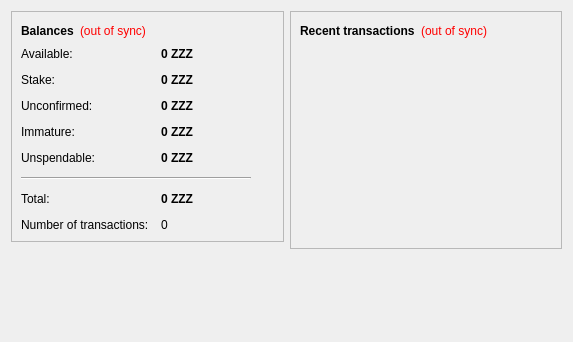
<?xml version="1.0" encoding="UTF-8"?>
<ui version="4.0">
 <class>OverviewPage</class>
 <widget class="QWidget" name="OverviewPage">
  <property name="geometry">
   <rect>
    <x>0</x>
    <y>0</y>
    <width>573</width>
    <height>342</height>
   </rect>
  </property>
  <property name="windowTitle">
   <string>Form</string>
  </property>
  <layout class="QHBoxLayout" name="horizontalLayout" stretch="1,1">
   <item>
    <layout class="QVBoxLayout" name="verticalLayout_2">
     <item>
      <widget class="QFrame" name="frame">
       <property name="frameShape">
        <enum>QFrame::StyledPanel</enum>
       </property>
       <property name="frameShadow">
        <enum>QFrame::Raised</enum>
       </property>
       <layout class="QVBoxLayout" name="verticalLayout_4">
        <item>
         <layout class="QHBoxLayout" name="horizontalLayout_4">
          <item>
           <widget class="QLabel" name="label_5">
            <property name="font">
             <font>
              <weight>75</weight>
              <bold>true</bold>
             </font>
            </property>
            <property name="text">
             <string>Balances</string>
            </property>
           </widget>
          </item>
          <item>
           <widget class="QLabel" name="labelWalletStatus">
            <property name="toolTip">
             <string>The displayed information may be out of date. Your wallet automatically synchronizes with the MorozzzCoin network after a connection is established, but this process has not completed yet.</string>
            </property>
            <property name="styleSheet">
             <string notr="true">QLabel { color: red; }</string>
            </property>
            <property name="text">
             <string notr="true">(out of sync)</string>
            </property>
            <property name="alignment">
             <set>Qt::AlignLeading|Qt::AlignLeft|Qt::AlignVCenter</set>
            </property>
           </widget>
          </item>
          <item>
           <spacer name="horizontalSpacer_2">
            <property name="orientation">
             <enum>Qt::Horizontal</enum>
            </property>
            <property name="sizeHint" stdset="0">
             <size>
              <width>40</width>
              <height>20</height>
             </size>
            </property>
           </spacer>
          </item>
         </layout>
        </item>
        <item>
         <layout class="QFormLayout" name="formLayout_2">
          <property name="fieldGrowthPolicy">
           <enum>QFormLayout::AllNonFixedFieldsGrow</enum>
          </property>
          <property name="horizontalSpacing">
           <number>12</number>
          </property>
          <property name="verticalSpacing">
           <number>12</number>
          </property>
          <item row="0" column="0">
           <widget class="QLabel" name="labelAvailableText">
            <property name="toolTip">
             <string>Your current available balance</string>
            </property>
            <property name="text">
             <string>Available:</string>
            </property>
           </widget>
          </item>
          <item row="0" column="1">
           <widget class="QLabel" name="labelAvailable">
            <property name="font">
             <font>
              <weight>75</weight>
              <bold>true</bold>
             </font>
            </property>
            <property name="cursor">
             <cursorShape>IBeamCursor</cursorShape>
            </property>
            <property name="toolTip">
             <string>Your current available balance</string>
            </property>
            <property name="text">
             <string notr="true">0 ZZZ</string>
            </property>
            <property name="alignment">
             <set>Qt::AlignLeading|Qt::AlignLeft|Qt::AlignVCenter</set>
            </property>
            <property name="textInteractionFlags">
             <set>Qt::LinksAccessibleByMouse|Qt::TextSelectableByKeyboard|Qt::TextSelectableByMouse</set>
            </property>
           </widget>
          </item>
          <item row="1" column="0">
           <widget class="QLabel" name="label_6">
            <property name="toolTip">
             <string>Total of coins that was staked, and do not yet count toward the current balance</string>
            </property>
            <property name="text">
             <string>Stake:</string>
            </property>
           </widget>
          </item>
          <item row="1" column="1">
           <widget class="QLabel" name="labelStake">
            <property name="font">
             <font>
              <weight>75</weight>
              <bold>true</bold>
             </font>
            </property>
            <property name="cursor">
             <cursorShape>IBeamCursor</cursorShape>
            </property>
            <property name="toolTip">
             <string>Total of coins that was staked, and do not yet count toward the current balance</string>
            </property>
            <property name="text">
             <string notr="true">0 ZZZ</string>
            </property>
            <property name="alignment">
             <set>Qt::AlignLeading|Qt::AlignLeft|Qt::AlignVCenter</set>
            </property>
            <property name="textInteractionFlags">
             <set>Qt::LinksAccessibleByMouse|Qt::TextSelectableByKeyboard|Qt::TextSelectableByMouse</set>
            </property>
           </widget>
          </item>
          <item row="2" column="0">
           <widget class="QLabel" name="label_3">
            <property name="toolTip">
             <string>Total of transactions that have yet to be confirmed, and do not yet count toward the current balance</string>
            </property>
            <property name="text">
             <string>Unconfirmed:</string>
            </property>
           </widget>
          </item>
          <item row="2" column="1">
           <widget class="QLabel" name="labelUnconfirmed">
            <property name="font">
             <font>
              <weight>75</weight>
              <bold>true</bold>
             </font>
            </property>
            <property name="cursor">
             <cursorShape>IBeamCursor</cursorShape>
            </property>
            <property name="toolTip">
             <string>Total of transactions that have yet to be confirmed, and do not yet count toward the current balance</string>
            </property>
            <property name="text">
             <string notr="true">0 ZZZ</string>
            </property>
            <property name="alignment">
             <set>Qt::AlignLeading|Qt::AlignLeft|Qt::AlignVCenter</set>
            </property>
            <property name="textInteractionFlags">
             <set>Qt::LinksAccessibleByMouse|Qt::TextSelectableByKeyboard|Qt::TextSelectableByMouse</set>
            </property>
           </widget>
          </item>
          <item row="3" column="0">
           <widget class="QLabel" name="labelImmatureText">
            <property name="toolTip">
             <string>Mined balance that has not yet matured</string>
            </property>
            <property name="text">
             <string>Immature:</string>
            </property>
           </widget>
          </item>
          <item row="3" column="1">
           <widget class="QLabel" name="labelImmature">
            <property name="font">
             <font>
              <weight>75</weight>
              <bold>true</bold>
             </font>
            </property>
            <property name="toolTip">
             <string>Mined balance that has not yet matured</string>
            </property>
            <property name="text">
             <string notr="true">0 ZZZ</string>
            </property>
            <property name="alignment">
             <set>Qt::AlignLeading|Qt::AlignLeft|Qt::AlignVCenter</set>
            </property>
            <property name="textInteractionFlags">
             <set>Qt::LinksAccessibleByMouse|Qt::TextSelectableByKeyboard|Qt::TextSelectableByMouse</set>
            </property>
           </widget>
          </item>
          <item row="4" column="0">
           <widget class="QLabel" name="labelBalanceWatchOnlyText">
            <property name="toolTip">
             <string>Your unspendable balance</string>
            </property>
            <property name="text">
             <string>Unspendable:</string>
            </property>
           </widget>
          </item>
          <item row="4" column="1">
           <widget class="QLabel" name="labelBalanceWatchOnly">
            <property name="font">
             <font>
              <weight>75</weight>
              <bold>true</bold>
             </font>
            </property>
            <property name="cursor">
             <cursorShape>IBeamCursor</cursorShape>
            </property>
            <property name="toolTip">
             <string>Your unspendable balance</string>
            </property>
            <property name="text">
             <string notr="true">0 ZZZ</string>
            </property>
            <property name="alignment">
             <set>Qt::AlignLeading|Qt::AlignLeft|Qt::AlignVCenter</set>
            </property>
            <property name="textInteractionFlags">
             <set>Qt::LinksAccessibleByMouse|Qt::TextSelectableByKeyboard|Qt::TextSelectableByMouse</set>
            </property>
           </widget>
          </item>
          <item row="5" column="0" colspan="2">
           <widget class="Line" name="line">
            <property name="maximumSize">
             <size>
              <width>230</width>
              <height>16777215</height>
             </size>
            </property>
            <property name="orientation">
             <enum>Qt::Horizontal</enum>
            </property>
           </widget>
          </item>
          <item row="6" column="0">
           <widget class="QLabel" name="labelTotalText">
            <property name="toolTip">
             <string>Your current total balance</string>
            </property>
            <property name="text">
             <string>Total:</string>
            </property>
           </widget>
          </item>
          <item row="6" column="1">
           <widget class="QLabel" name="labelTotal">
            <property name="font">
             <font>
              <weight>75</weight>
              <bold>true</bold>
             </font>
            </property>
            <property name="toolTip">
             <string>Your current total balance</string>
            </property>
            <property name="text">
             <string notr="true">0 ZZZ</string>
            </property>
            <property name="alignment">
             <set>Qt::AlignLeading|Qt::AlignLeft|Qt::AlignVCenter</set>
            </property>
            <property name="textInteractionFlags">
             <set>Qt::LinksAccessibleByMouse|Qt::TextSelectableByKeyboard|Qt::TextSelectableByMouse</set>
            </property>
           </widget>
          </item>
          <item row="7" column="0">
           <widget class="QLabel" name="label_2">
            <property name="toolTip">
             <string>Total number of transactions in wallet</string>
            </property>
            <property name="text">
             <string>Number of transactions:</string>
            </property>
           </widget>
          </item>
          <item row="7" column="1">
           <widget class="QLabel" name="labelNumTransactions">
            <property name="toolTip">
             <string>Total number of transactions in wallet</string>
            </property>
            <property name="text">
             <string notr="true">0</string>
            </property>
           </widget>
          </item>
         </layout>
        </item>
       </layout>
      </widget>
     </item>
     <item>
      <spacer name="verticalSpacer">
       <property name="orientation">
        <enum>Qt::Vertical</enum>
       </property>
       <property name="sizeHint" stdset="0">
        <size>
         <width>20</width>
         <height>40</height>
        </size>
       </property>
      </spacer>
     </item>
    </layout>
   </item>
   <item>
    <layout class="QVBoxLayout" name="verticalLayout_3">
     <item>
      <widget class="QFrame" name="frame_2">
       <property name="frameShape">
        <enum>QFrame::StyledPanel</enum>
       </property>
       <property name="frameShadow">
        <enum>QFrame::Raised</enum>
       </property>
       <layout class="QVBoxLayout" name="verticalLayout">
        <item>
         <layout class="QHBoxLayout" name="horizontalLayout_2">
          <item>
           <widget class="QLabel" name="label_4">
            <property name="text">
             <string>&lt;b&gt;Recent transactions&lt;/b&gt;</string>
            </property>
           </widget>
          </item>
          <item>
           <widget class="QLabel" name="labelTransactionsStatus">
            <property name="toolTip">
             <string>The displayed information may be out of date. Your wallet automatically synchronizes with the MorozzzCoin network after a connection is established, but this process has not completed yet.</string>
            </property>
            <property name="styleSheet">
             <string notr="true">QLabel { color: red; }</string>
            </property>
            <property name="text">
             <string notr="true">(out of sync)</string>
            </property>
            <property name="alignment">
             <set>Qt::AlignRight|Qt::AlignTrailing|Qt::AlignVCenter</set>
            </property>
           </widget>
          </item>
          <item>
           <spacer name="horizontalSpacer">
            <property name="orientation">
             <enum>Qt::Horizontal</enum>
            </property>
            <property name="sizeHint" stdset="0">
             <size>
              <width>40</width>
              <height>20</height>
             </size>
            </property>
           </spacer>
          </item>
         </layout>
        </item>
        <item>
         <widget class="QListView" name="listTransactions">
          <property name="styleSheet">
           <string notr="true">QListView { background: transparent; }</string>
          </property>
          <property name="frameShape">
           <enum>QFrame::NoFrame</enum>
          </property>
          <property name="verticalScrollBarPolicy">
           <enum>Qt::ScrollBarAlwaysOff</enum>
          </property>
          <property name="horizontalScrollBarPolicy">
           <enum>Qt::ScrollBarAlwaysOff</enum>
          </property>
          <property name="selectionMode">
           <enum>QAbstractItemView::NoSelection</enum>
          </property>
         </widget>
        </item>
       </layout>
      </widget>
     </item>
     <item>
      <spacer name="verticalSpacer_2">
       <property name="orientation">
        <enum>Qt::Vertical</enum>
       </property>
       <property name="sizeHint" stdset="0">
        <size>
         <width>20</width>
         <height>40</height>
        </size>
       </property>
      </spacer>
     </item>
    </layout>
   </item>
  </layout>
 </widget>
 <resources/>
 <connections/>
</ui>
